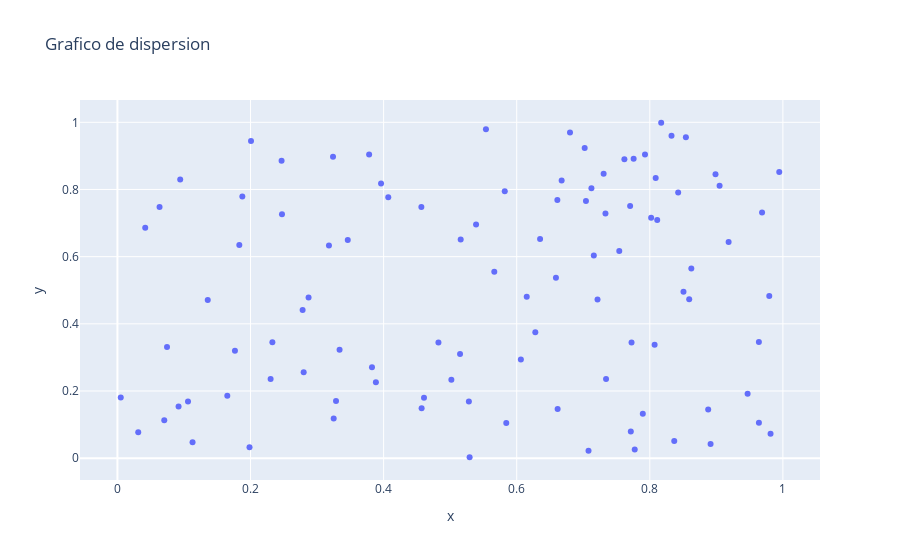

Notebook source saved alongside this figure:
### Code cell
#grafico de dispercion
#datos
x = np.random.rand(100)
y = np.random.rand(100)

#crear el grafico de dispercion
fig = go.Figure(data=go.Scatter(x=x, y=y, mode='markers', name='Puntos'))
fig.update_layout(title='Grafico de dispersion', xaxis_title='x', yaxis_title='y')

#mostrar grafico
fig.show()
